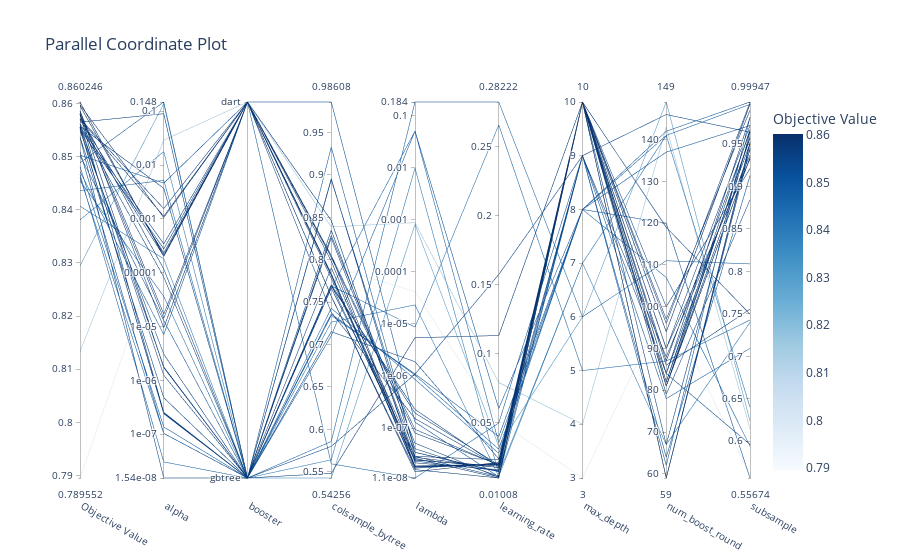

Write notebook code for a chart like this one.
### Code cell
optuna.visualization.plot_parallel_coordinate(study_xg_bal)
